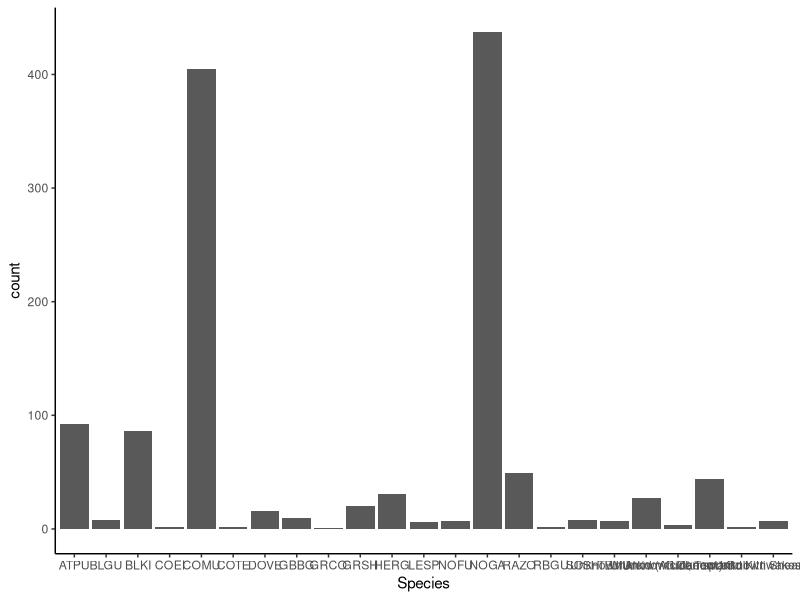

Generate this figure with R:
## ---- chunk 1
rm(list=ls())
library(tidyverse)
library(doBy)
library(lubridate)
## ---- chunk 2
#create dataset of just seabirds
hpai <- read.csv("data/2023-06-22_HPAI_Mortality_Tracker - Newfoundland.csv", na = "NA") %>%
  select(UniqueID, SiteName, Year, Month, Day, DateObserved, Lat, Long, SpeciesAlphaCode, GroupAs, Individual_HPAIVstatus, AgeClass, LandWater, Colony_Y_N,  IFcolony_complete_partial_survey, TotalObserved) %>%
  dplyr::rename(Species = SpeciesAlphaCode, Date = DateObserved, Total = TotalObserved) %>%
  mutate(Date = as.Date(Date)) %>%
  mutate(TotalCat = ifelse(Total > 50, "> 50", ifelse(Total < 10, "< 10", "10 to 50"))) %>%
  filter(GroupAs %>% str_detect("seabirds")) %>%
  filter(Individual_HPAIVstatus == "positive" | is.na(Individual_HPAIVstatus)) %>%
  select(-GroupAs) %>%
  arrange(Date)

hpai$TotalCat <- factor(hpai$TotalCat, levels=c('< 10', '10 to 50', '> 50'))

ggplot(data = hpai, aes(x = Species)) +
  geom_bar() +
  theme_classic()

#make a new dataset with cleaned up species categories
top4 <- hpai

#first change all 'unknown' species to other
top4species <- c("COMU", "NOGA", "ATPU", "BLKI")
top4$Species <- sapply(strsplit(top4$Species, ',,\\s*'), function(x) {  x[!x %in% top4species ] <- 'Other'
  toString(x)})

summary(as.factor(top4$Species))

#Make Newfoundland polygon
world_map <- map_data("world")
Newfoundland <- subset(world_map, world_map$subregion == "Newfoundland")
Canada <- subset(world_map, world_map$region == "Canada")

#save the data files
save(hpai, file = "data/hpai.Rda")
save(top4, file = "data/top4.Rda")
save(Canada, file = "data/Canada.Rda")
